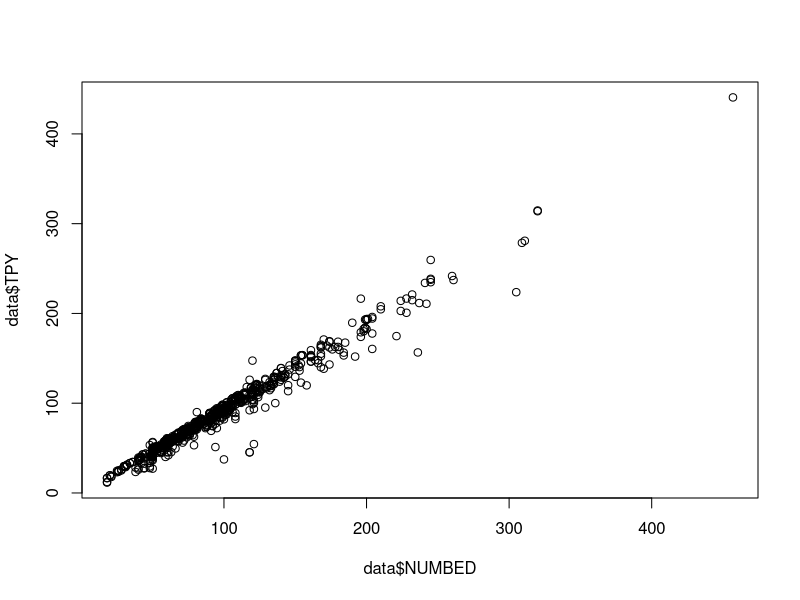
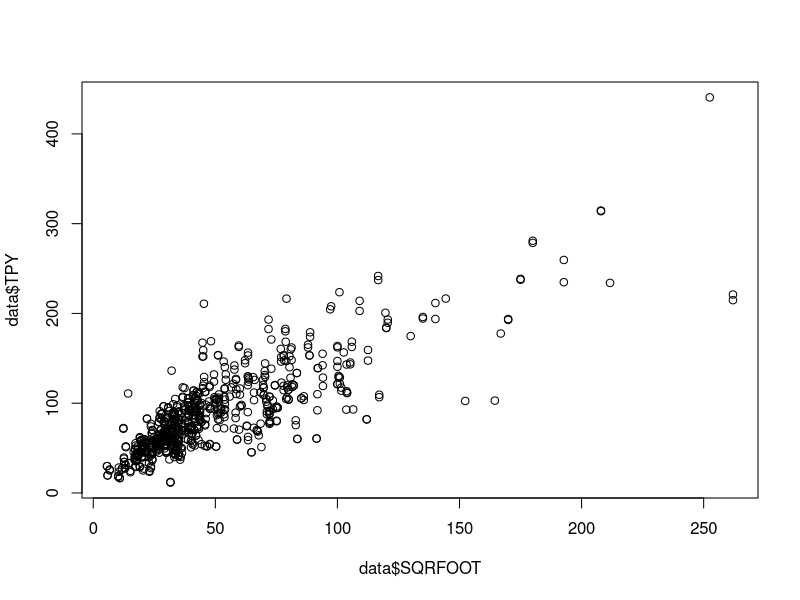

Write R code to recreate these figures, in order.
## ---- chunk 1
knitr::opts_chunk$set(echo = TRUE)
## ---- chunk 2
data = read.csv("WiscNursingHome.csv")

cor(data$TPY, log(data$TPY))

## ---- chunk 3
cor(data[c("TPY", "NUMBED", "SQRFOOT")], use = "complete.obs")
## ---- chunk 4
cor(data$TPY, data$NUMBED/10)
## ---- chunk 5
plot(data$NUMBED, data$TPY)
plot(data$SQRFOOT, data$TPY)
## ---- chunk 6
fit1 = lm(TPY ~ NUMBED, data)
summary(fit1)
## ---- chunk 7
fit2 = lm(TPY ~ SQRFOOT, data)
summary(fit2)
## ---- chunk 8
fit3 = lm(log(TPY) ~ log(NUMBED), data)
summary(fit3)
## ---- chunk 9
fit4 = lm(log(TPY) ~ log(SQRFOOT), data)
summary(fit4)
